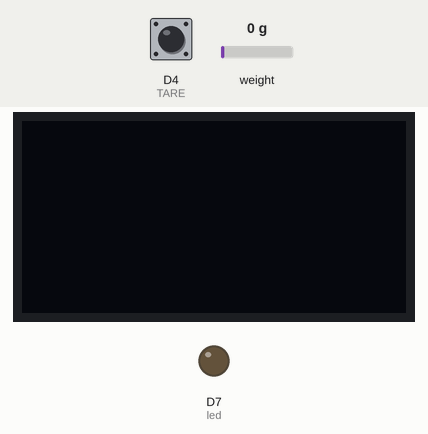
The sketch below on a simulated Particle Photon. Parts: 128×64 one-colour display, output pins drawn as LEDs (lit = HIGH). Wiring (inferred from the names in the program): HX711 load-cell converter: data D6; SCK D5; SH1106 OLED at I2C address 0x3C. Dashed ring = blinking. Inputs (shaded band) come from the test bench; at power-on: weight on the scale 0 g, D4 (TARE) HIGH. The local clock reads 2024-03-15 10:24:30 at power-on unless the sketch sets it; pins used as bus, display or sensor lines are not drawn.

Above: at 0.1 s.
At 2.9 s:
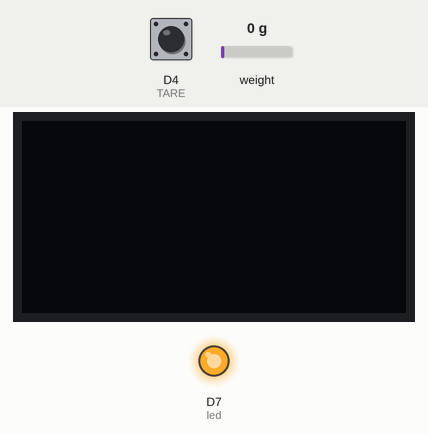
3.0 s: weight on the scale set to 100 g
At 4.7 s:
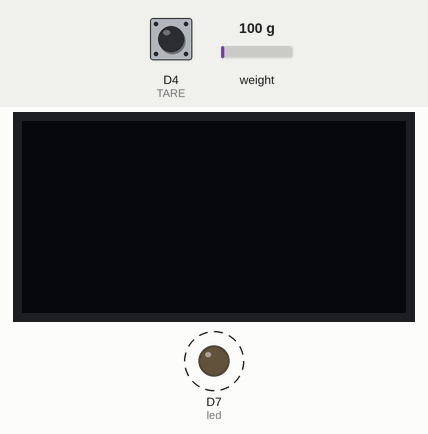
Timing chart, 0 to 11.8 s (numbered marks = the images above; inputs shaded):
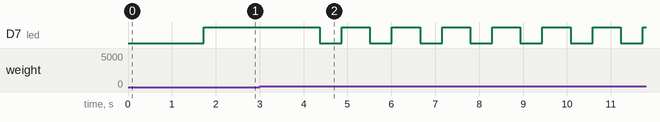

The sketch:

weighing.ino
```cpp
/****************************************************************************
*   Electronic scale using HX711 as the ADC with built-in high-gain         *
*   OpAmp and display on a local OLED display.                              *
****************************************************************************/
extern char* itoa(int a, char* buffer, unsigned char radix);

// Time for each Deep sleep
#define PERIOD 300000
// Max size of the buffer to calculate the average
#define stackMax 12
// Set UPDATE2CLOUD to true if you want the measurement sent to the cloud
#define UPDATE2CLOUD false

int version=120;

// Pin out defs
int led = D7;
int ADSK = D5;
int ADDO = D6;
int TARE = D4;

// Not so useful init defaults. Will be overrided in later stages
unsigned long offset = 8534000;
unsigned long scale = 419000/178;
unsigned long refWeight = 141;

// Common variables
unsigned long weighStack[stackMax];
unsigned long rawWeight = 0;
int read = 0;
bool isCalMode = false;
bool weightUpdated;
int stackIndex = 0;

// Thingspeak.com API
TCPClient client;
const char * WRITEKEY = "THINGSPEAK_API_WRITEKEY";
const char * serverName = "api.thingspeak.com";
IPAddress server = {184,106,153,149};

// 1.3" 12864 OLED with SH1106 and Simplified Chinese IC for Spark Core
int Rom_CS = A2;
unsigned long  fontaddr=0;
char dispCS[32];

/****************************************************************************
*****************************************************************************
****************************   OLED Driver  *********************************
*****************************************************************************
****************************************************************************/


/*****************************************************************************
 Funtion    :   OLED_WrtData
 Description:   Write Data to OLED
 Input      :   byte8 ucCmd
 Output     :   NONE
 Return     :   NONE
*****************************************************************************/
void transfer_data_lcd(byte ucData)
{
   Wire.beginTransmission(0x78 >> 1);
   Wire.write(0x40);      //write data
   Wire.write(ucData);
   Wire.endTransmission();
}

/*****************************************************************************
 Funtion    :   OLED_WrCmd
 Description:   Write Command to OLED
 Input      :   byte8 ucCmd
 Output     :   NONE
 Return     :   NONE
*****************************************************************************/
void transfer_command_lcd(byte ucCmd)
{
   Wire.beginTransmission(0x78 >> 1);            //Slave address,SA0=0
   Wire.write(0x00);      //write command
   Wire.write(ucCmd);
   Wire.endTransmission();
}


/* OLED Initialization */
void initial_lcd()
{
  digitalWrite(Rom_CS, HIGH);
  Wire.begin();
  delay(20);
  transfer_command_lcd(0xAE);   //display off
  transfer_command_lcd(0x20); //Set Memory Addressing Mode
  transfer_command_lcd(0x10); //00,Horizontal Addressing Mode;01,Vertical Addressing Mode;10,Page Addressing Mode (RESET);11,Invalid
  transfer_command_lcd(0xb0); //Set Page Start Address for Page Addressing Mode,0-7
  transfer_command_lcd(0xc8); //Set COM Output Scan Direction
  transfer_command_lcd(0x00);//---set low column address
  transfer_command_lcd(0x10);//---set high column address
  transfer_command_lcd(0x40);//--set start line address
  transfer_command_lcd(0x81);//--set contrast control register
  transfer_command_lcd(0x7f);
  transfer_command_lcd(0xa1);//--set segment re-map 0 to 127
  transfer_command_lcd(0xa6);//--set normal display
  transfer_command_lcd(0xa8);//--set multiplex ratio(1 to 64)
  transfer_command_lcd(0x3F);//
  transfer_command_lcd(0xa4);//0xa4,Output follows RAM content;0xa5,Output ignores RAM content
  transfer_command_lcd(0xd3);//-set display offset
  transfer_command_lcd(0x00);//-not offset
  transfer_command_lcd(0xd5);//--set display clock divide ratio/oscillator frequency
  transfer_command_lcd(0xf0);//--set divide ratio
  transfer_command_lcd(0xd9);//--set pre-charge period
  transfer_command_lcd(0x22); //
  transfer_command_lcd(0xda);//--set com pins hardware configuration
  transfer_command_lcd(0x12);
  transfer_command_lcd(0xdb);//--set vcomh
  transfer_command_lcd(0x20);//0x20,0.77xVcc
  transfer_command_lcd(0x8d);//--set DC-DC enable
  transfer_command_lcd(0x14);//
  transfer_command_lcd(0xaf);//--turn on oled panel

}

void lcd_address(byte page,byte column)
{

  transfer_command_lcd(0xb0 + column);   /* Page address */
  transfer_command_lcd((((page + 1) & 0xf0) >> 4) | 0x10);  /* 4 bit MSB */
  transfer_command_lcd(((page + 1) & 0x0f) | 0x00); /* 4 bit LSB */
}

void clear_screen()
{
  unsigned char i,j;
  digitalWrite(Rom_CS, HIGH);
  for(i=0;i<8;i++)
  {
    transfer_command_lcd(0xb0 + i);
    transfer_command_lcd(0x00);
    transfer_command_lcd(0x10);
    for(j=0;j<132;j++)
    {
        transfer_data_lcd(0x00);
    }
  }

}

void display_128x64(byte *dp)
{
  unsigned int i,j;
  for(j=0;j<8;j++)
  {
    lcd_address(0,j);
    for (i=0;i<132;i++)
    {
      if(i>=2&&i<130)
      {
          // Write data to OLED, increase address by 1 after each byte written
        transfer_data_lcd(*dp);
        dp++;
      }
    }

  }

}


void display_graphic_16x16(unsigned int page,unsigned int column,byte *dp)
{
  unsigned int i,j;

  digitalWrite(Rom_CS, HIGH);
  for(j=2;j>0;j--)
  {
    lcd_address(column,page);
    for (i=0;i<16;i++)
    {
      transfer_data_lcd(*dp);
      dp++;
    }
    page++;
  }
}


void display_graphic_8x16(unsigned int page,byte column,byte *dp)
{
  unsigned int i,j;

  for(j=2;j>0;j--)
  {
    lcd_address(column,page);
    for (i=0;i<8;i++)
    {
      // Write data to OLED, increase address by 1 after each byte written
      transfer_data_lcd(*dp);
      dp++;
    }
    page++;
  }

}


/*
    Display a 5x7 dot matrix, ASCII or a 5x7 custom font, glyph, etc.
*/

void display_graphic_5x7(unsigned int page,byte column,byte *dp)
{
  unsigned int col_cnt;
  byte page_address;
  byte column_address_L,column_address_H;
  page_address = 0xb0 + page - 1;//


  column_address_L =(column&0x0f);  // -1
  column_address_H =((column>>4)&0x0f)+0x10;

  transfer_command_lcd(page_address);     /*Set Page Address*/
  transfer_command_lcd(column_address_H); /*Set MSB of column Address*/
  transfer_command_lcd(column_address_L); /*Set LSB of column Address*/

  for (col_cnt=0;col_cnt<6;col_cnt++)
  {
    transfer_data_lcd(*dp);
    dp++;
  }
}

/**** Send command to Character ROM ***/
void send_command_to_ROM( byte datu )
{
  SPI.transfer(datu);
}

/**** Read a byte from the Character ROM ***/
byte get_data_from_ROM( )
{
  byte ret_data=0;
  ret_data = SPI.transfer(255);
  return(ret_data);
}


/*
*     Read continuously from ROM DataLen's bytes and
*     put them into pointer pointed to by pBuff
*/

void get_n_bytes_data_from_ROM(byte addrHigh,byte addrMid,byte addrLow,byte *pBuff,byte DataLen )
{
  byte i;
  digitalWrite(Rom_CS, LOW);
  delayMicroseconds(100);
  send_command_to_ROM(0x03);
  send_command_to_ROM(addrHigh);
  send_command_to_ROM(addrMid);
  send_command_to_ROM(addrLow);

  for(i = 0; i < DataLen; i++ ) {
       *(pBuff+i) =get_data_from_ROM();
  }
  digitalWrite(Rom_CS, HIGH);
}


/******************************************************************/

void display_string_5x7(byte y,byte x,const char *text)
{
  unsigned char i= 0;
  unsigned char addrHigh,addrMid,addrLow ;
  while((text[i]>0x00))
  {

    if((text[i]>=0x20) &&(text[i]<=0x7e))
    {
      unsigned char fontbuf[8];
      fontaddr = (text[i]- 0x20);
      fontaddr = (unsigned long)(fontaddr*8);
      fontaddr = (unsigned long)(fontaddr+0x3bfc0);
      addrHigh = (fontaddr&0xff0000)>>16;
      addrMid = (fontaddr&0xff00)>>8;
      addrLow = fontaddr&0xff;

      get_n_bytes_data_from_ROM(addrHigh,addrMid,addrLow,fontbuf,8);/*取8个字节的数据，存到"fontbuf[32]"*/

      display_graphic_5x7(y,x+1,fontbuf);/*显示5x7的ASCII字到LCD上，y为页地址，x为列地址，fontbuf[]为数据*/
      i+=1;
      x+=6;
    }
    else
    i++;
  }

}


/****************************************************************************
*****************************************************************************
****************************  Data Upload   *********************************
*****************************************************************************
****************************************************************************/

void sendToThingSpeak(const char * key, String mesg)
{
    client.stop();
    String outMesg = String("field1="+mesg);
    RGB.control(true);
    RGB.color(0,255,0);
    if (client.connect(server, 80)) {
        client.print("POST /update");
        client.println(" HTTP/1.1");
        client.print("Host: ");
        client.println(serverName);
        client.println("User-Agent: Spark");
        client.println("Connection: close");
        client.print("X-THINGSPEAKAPIKEY: ");
        client.println(key);
        client.println("Content-Type: application/x-www-form-urlencoded");
        client.print("Content-length: ");
        client.println(outMesg.length());
        client.println();
        client.print(outMesg);
        client.flush();
        RGB.control(false);
    }
    else{
        RGB.color(255,0,0);
    }
}

/****************************************************************************
*****************************************************************************
*************************  Weighing functions  ******************************
*****************************************************************************
****************************************************************************/


/****************************************************************
*
*   resetADOutput()
*   Physically read the output from the ADC.
*   Details see the datasheet.
*
*****************************************************************/

unsigned long readADOutput()
{
    noInterrupts();
    unsigned long Count;
    digitalWrite(ADSK, LOW); //Start measuring (PD_SCK LOW)
    Count=0;
    while(digitalRead(ADDO)); //Wait until ADC is ready
    for (int i=0;i<24;i++)
    {
        digitalWrite(ADSK, HIGH); //PD_SCK HIGH (Start)
        Count=Count<<1; //Shift Count left at falling edge
        digitalWrite(ADSK, LOW); //PD_SCK LOW
        if(digitalRead(ADDO)) Count++;
    }
    digitalWrite(ADSK, HIGH);
    delayMicroseconds(5);
    Count = Count^0x800000; //This is the 25th pulses, gain set to 128
    digitalWrite(ADSK, LOW);
    interrupts();

    return(Count);
}

int myVersion(String command)
{
    return version;
}


/****************************************************************
*
*   resetAD()
*   Long pulse will cause the ADC to reset
*   Details see the datasheet.
*
*****************************************************************/

void resetAD()
{
    digitalWrite(ADSK, HIGH);
    delayMicroseconds(80);
    digitalWrite(ADSK, LOW);
}

void pushWeighStack(unsigned long val)
{
    weighStack[stackIndex++] = val;
    if (stackIndex >= stackMax) stackIndex = 0;
}

/****************************************************************
*
*   avgWeighStack()
*   Calculate the average weight from the values stored in
*   the stack.
*
*****************************************************************/

unsigned long avgWeighStack()
{
    int sum = 0;
    int i = 0;
    for (i = 0; i < stackMax; i++) {
        sum += weighStack[i];
    }
    return (sum / i);
}

/****************************************************************
*
*   ADRead()
*   Read the average value from ADC and adjust the reading by
*   the necessary offset, then scale it to the correct weight
*
*****************************************************************/

unsigned long ADRead()
{
    char dp[32];
    weightUpdated = false;
    pushWeighStack(readADOutput());
    unsigned long avg = avgWeighStack();
    unsigned long weight = abs(avg - offset) / 1000 * scale / 1000;
    if (weight < 5000) {
        weightUpdated = true;
        noInterrupts();
        display_string_5x7(5,1,"              ");
        interrupts();
    } else {
        sprintf(dp, "Error: %d      ", weight);
        noInterrupts();
        display_string_5x7(5,1,dp);
        dp[0] = '\0';
        interrupts();
    }
    return weight;
}

/****************************************************************
*
*   ADReadAssured()
*   Read the average weight by trying to read from the average
*   weight at least 4 times and upto 100 times or when value
*   read become stable.
*
*****************************************************************/

unsigned long ADReadAssured()
{
    unsigned long lastRead = 0;
    int delta = 0;
    int i = 0;
    lastRead = ADRead();
    while ((i < 4) || ((i < 100) && abs(ADRead() - lastRead) > 0)) {
        lastRead = ADRead();
        i++;
    }
    return lastRead;
}

void tare()
{
    offset = avgWeighStack();
}

int cal(String cmd)
{
  // Calibrate the scale using the value supplied in cmd
  // Login below dictates the calibre must be heavier than 50g

    // First, prevent scale update
    isCalMode = true;

    char dp[32];

    int v = cmd.toInt();
    if (v != 0) refWeight = v;

    // then set zero (tare)
    while (ADRead() > 5) { // weight not zero, something still on it?
        display_string_5x7(4,1,"Remove things on top");
        delay(500);
    }
    tare();
    sprintf(dp, "Put %u g on    ", refWeight);
    display_string_5x7(4,1,    dp);
    unsigned long oldReading = ADReadAssured();
    while (oldReading < 50) { // we need more than 50g for calibration
        display_string_5x7(4,1,dp);
        delay(500);
        oldReading = ADReadAssured();
    }
    scale = refWeight * 1000 / oldReading * scale / 1000;
    sprintf(dp, "Scale: %u      ", scale);
    display_string_5x7(4,1,dp);
    isCalMode = false;

    return 1;
}

/****************************************************************************
*****************************************************************************
**************************  Initialization  *********************************
*****************************************************************************
****************************************************************************/

void setup()
{
    Time.zone(8);
  // Register a Spark variable here
    Spark.variable("version", &version, INT);
    Spark.function("version", myVersion);
    Spark.function("calibrate", cal);

  // Connect the temperature sensor to A7 and configure it
  // to be an input
    pinMode(ADDO, INPUT);
    pinMode(ADSK, OUTPUT);
    pinMode(led, OUTPUT);
    pinMode(TARE, INPUT);


    SPI.begin();
    SPI.setBitOrder(MSBFIRST);
    SPI.setDataMode(SPI_MODE3);
    SPI.setClockDivider(SPI_CLOCK_DIV8);
    digitalWrite(Rom_CS, HIGH);
    attachInterrupt(TARE, tare, FALLING);

    resetAD();
    initial_lcd();
    clear_screen();    //clear all dots
    digitalWrite(led, LOW);
    display_string_5x7(4,1,"(c)2014 ioStation");
    sprintf(dispCS, "Version: %d", version);
    display_string_5x7(6,1,dispCS);
    delay(1000);
    clear_screen();    //clear all dots
    sprintf(dispCS, "v%d", version);
    display_string_5x7(7,1,dispCS);

}

/****************************************************************************
*****************************************************************************
**************************  Main Proc Loop  *********************************
*****************************************************************************
****************************************************************************/

void loop()
{
        digitalWrite(led, HIGH);
        if (!isCalMode) {
            sprintf(dispCS, "Value: %u g      ", ADReadAssured());
            if (weightUpdated) {
                noInterrupts();
                display_string_5x7(4,1,dispCS);
                String sWeight = String(dispCS);
                if (UPDATE2CLOUD) {
                    display_string_5x7(1,1, "Updating            ");
                    sendToThingSpeak(WRITEKEY, sWeight);
                }
            }
        }
        Time.timeStr().substring(4,19).toCharArray(dispCS, 16);
        display_string_5x7(1,1,"     ");
        display_string_5x7(1,20,dispCS);
        interrupts();
        digitalWrite(led, LOW);
        delay(500);
//        Spark.sleep(SLEEP_MODE_DEEP, PERIOD);
}
```

Measured:
- by itself, D7 (led): alternates HIGH for 0.64 s and LOW for 0.50 s
